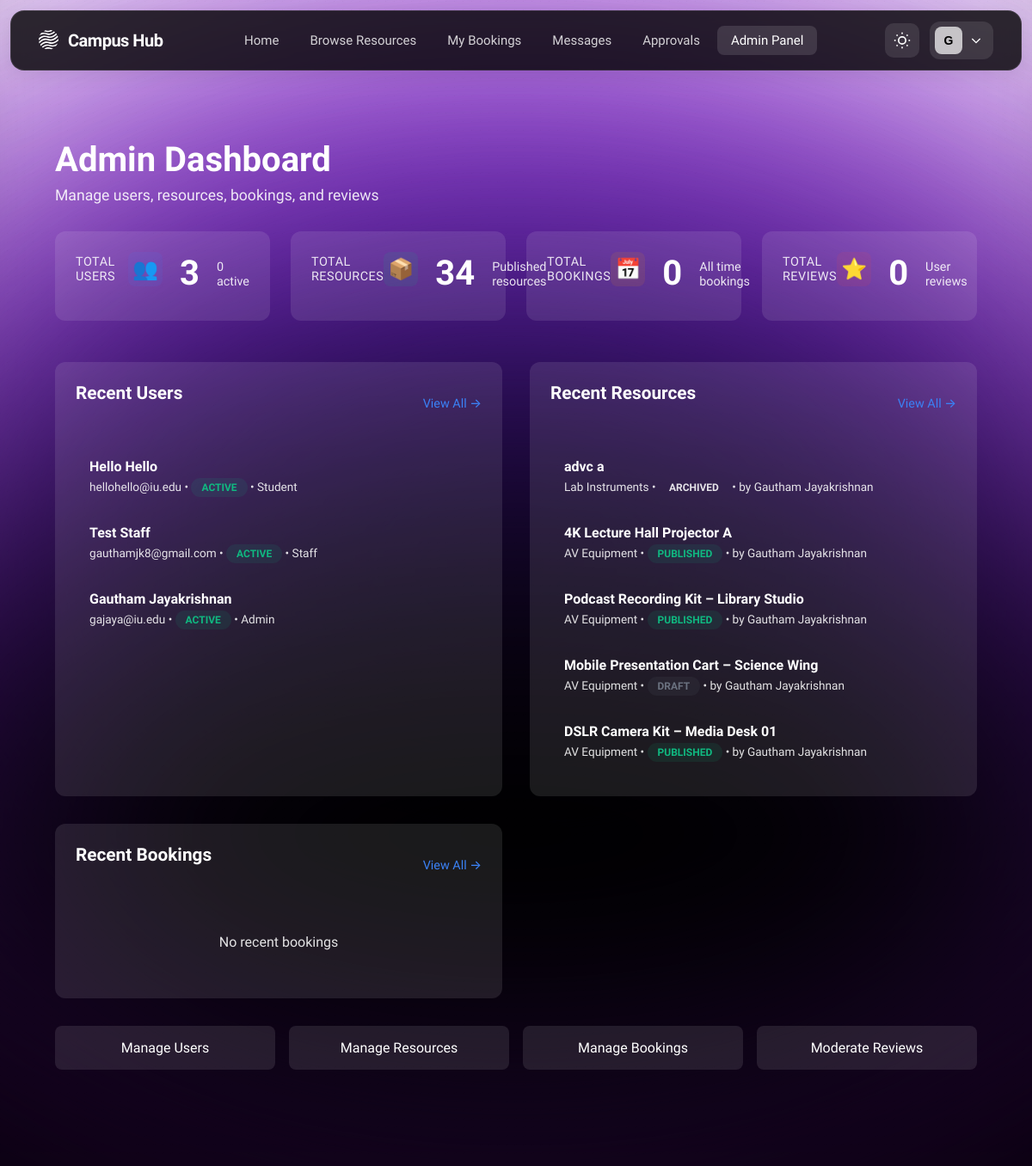
The app's page /admin/dashboard (signed in), older data.
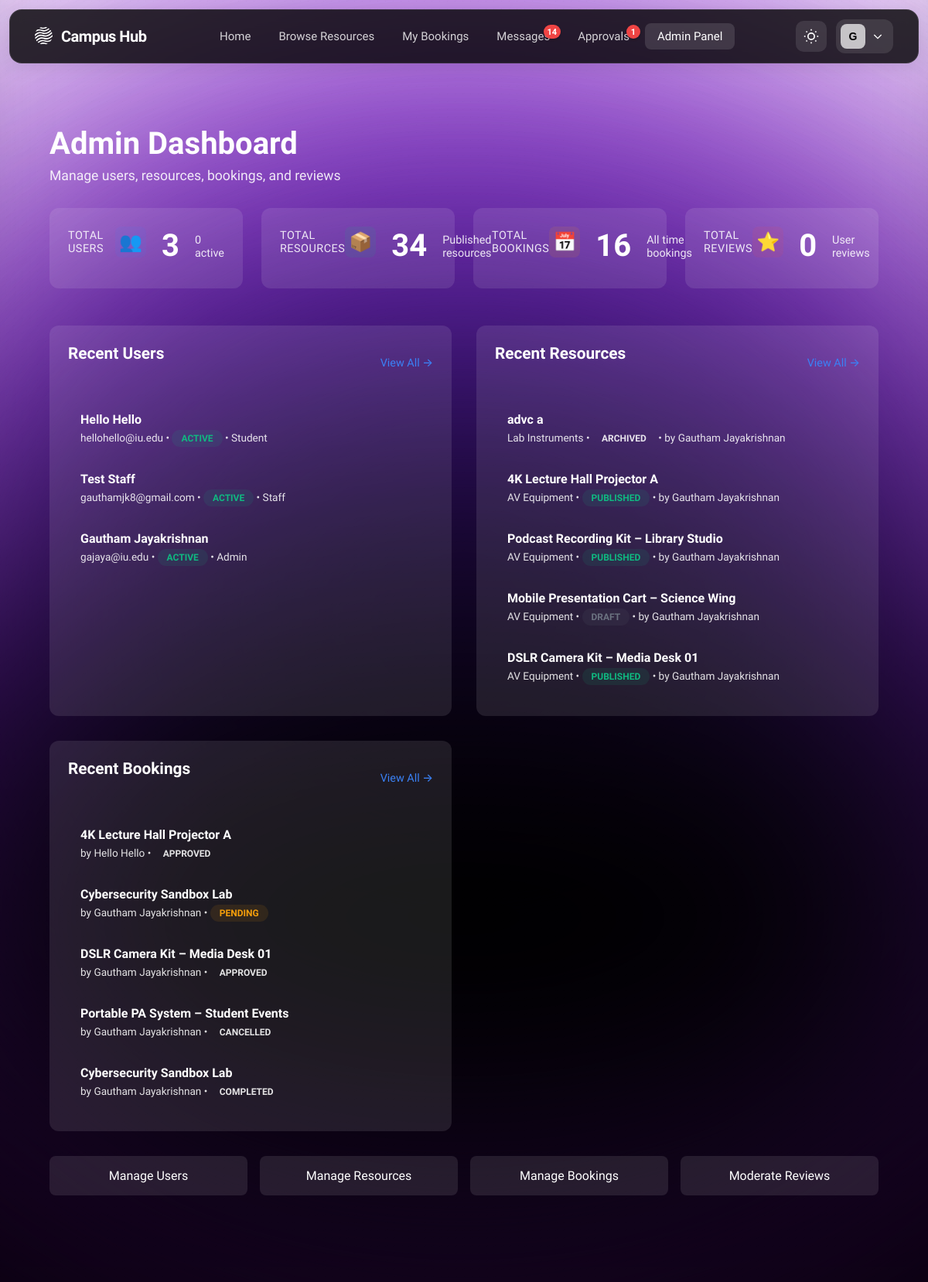
The same page, newer data.
### tables this page shows
CREATE TABLE users (
    user_id INTEGER PRIMARY KEY AUTOINCREMENT,
    name TEXT NOT NULL,
    email TEXT NOT NULL UNIQUE,
    password_hash TEXT NOT NULL,
    role TEXT NOT NULL CHECK (role IN ('student','staff','admin')),
    profile_image TEXT,
    department_id INTEGER REFERENCES departments(department_id),
    email_verified BOOLEAN NOT NULL DEFAULT 0,
    verification_token TEXT,
    verification_token_expires DATETIME,
    reset_password_token TEXT,
    reset_password_expires DATETIME,
    created_at DATETIME DEFAULT CURRENT_TIMESTAMP,
    updated_at DATETIME
, is_banned INTEGER DEFAULT 0, last_login TIMESTAMP);

CREATE TABLE resources (
    resource_id INTEGER PRIMARY KEY AUTOINCREMENT,
    owner_type TEXT NOT NULL CHECK (owner_type IN ('user','group')),
    owner_id INTEGER NOT NULL,  -- Polymorphic FK: user_id when owner_type='user', group_id when owner_type='group'
    title TEXT NOT NULL,
    description TEXT,
    category_id INTEGER REFERENCES resource_categories(category_id),
    location TEXT,
    capacity INTEGER CHECK (capacity > 0 OR capacity IS NULL),  -- NULL for resources without capacity limits
    status TEXT NOT NULL DEFAULT 'draft' CHECK (status IN ('draft','published','archived')),
    availability_mode TEXT NOT NULL DEFAULT 'rules' CHECK (availability_mode IN ('rules','open','by-request')),
    requires_approval BOOLEAN NOT NULL DEFAULT 0,
    created_at DATETIME DEFAULT CURRENT_TIMESTAMP,
    updated_at DATETIME
, images TEXT, availability_rules TEXT);

CREATE TABLE resource_categories (
    category_id INTEGER PRIMARY KEY AUTOINCREMENT,
    name TEXT NOT NULL,
    description TEXT,
    icon TEXT,
    created_at DATETIME DEFAULT CURRENT_TIMESTAMP
);

CREATE TABLE bookings (
    booking_id INTEGER PRIMARY KEY AUTOINCREMENT,
    resource_id INTEGER NOT NULL REFERENCES resources(resource_id) ON DELETE RESTRICT,
    requester_id INTEGER NOT NULL REFERENCES users(user_id) ON DELETE RESTRICT,
    start_datetime DATETIME NOT NULL,
    end_datetime DATETIME NOT NULL,
    status TEXT NOT NULL DEFAULT 'pending' CHECK (status IN ('pending','approved','rejected','cancelled','completed')),
    approval_required BOOLEAN NOT NULL DEFAULT 0,
    notes TEXT,
    created_at DATETIME DEFAULT CURRENT_TIMESTAMP,
    updated_at DATETIME,
    CHECK (end_datetime > start_datetime)
);

### src/controllers/admin_controller.py (the view)
@admin_bp.route('/dashboard')
@login_required
@role_required('admin')
def dashboard():
    try:
        stats = {
            'total_users': UserDAL.count_all_users(),
            'active_users': UserDAL.count_active_users(),
            'pending_users': UserDAL.count_pending_users(),
            'total_resources': ResourceDAL.count_all_resources(),
            'pending_resources': ResourceDAL.count_pending_resources(),
            'total_bookings': BookingDAL.count_all_bookings(),
            'pending_bookings': BookingDAL.count_pending_bookings(),
            'total_reviews': ReviewDAL.count_all_reviews(),
            'pending_reviews': ReviewDAL.count_pending_reviews()
        }
        recent_users = UserDAL.get_recent_users(limit=5)
        recent_resources = ResourceDAL.get_recent_resources(limit=5)
        recent_bookings = BookingDAL.get_recent_bookings(limit=5)
        return render_template(
            'admin/dashboard.html',
            stats=stats,
            recent_users=recent_users,
            recent_resources=recent_resources,
            recent_bookings=recent_bookings
        )
    except Exception as e:
        logger.error(f"Error loading admin dashboard: {str(e)}", exc_info=True)
        flash('Error loading dashboard.', 'danger')
        return redirect(url_for('main.index'))

### src/app.py (called while the page is built)
def init_extensions(app):
    csrf.init_app(app)
    login_manager.init_app(app)
    login_manager.login_view = 'auth.login'  # Redirect to login page if not authenticated
    login_manager.login_message = 'Please log in to access this page.'
    login_manager.login_message_category = 'info'
    @login_manager.user_loader
    def load_user(user_id):
        from src.data_access.user_dal import UserDAL
        from src.models.user import User
        user_data = UserDAL.get_user_by_id(int(user_id))
        if user_data:
            return User(user_data)
        return None

### src/data_access/base_dal.py (called while the page is built)
    @classmethod
    def get_db_path(cls) -> str:
        if cls._db_path is None:
            base_dir = Path(__file__).parent.parent.parent
            cls._db_path = str(base_dir / 'campus_resource_hub.db')
        return cls._db_path

    @classmethod
    def execute_query(cls, query: str, params: Tuple = ()) -> List[Dict[str, Any]]:
        with cls.get_connection() as conn:
            cursor = conn.cursor()
            cursor.execute(query, params)
            rows = cursor.fetchall()
            return [dict(row) for row in rows]

### src/models/user.py (called while the page is built)
    @property
    def user_id(self) -> int:
        return self._user_id

### src/templates/admin/dashboard.html (shortened to what the changed rows need)
{% extends 'base.html' %}
{% block content %}
<div class="admin-container">
    <div class="admin-header">
        <h1>Admin Dashboard</h1>
    </div>
    <div class="stats-grid">
        <div class="stat-card">
            <div class="stat-header">
                <span class="stat-title">Total Bookings</span>
                <div class="stat-icon bookings">📅</div>
            </div>
            <div class="stat-value">{{ stats.total_bookings }}</div>
            <div class="stat-label">All time bookings</div>
        </div>
    </div>
    <div class="sections-grid">
        <div class="section-card">
            <div class="section-header">
                <h2 class="section-title">Recent Users</h2>
            </div>
            {% if recent_users %}
            <ul class="recent-list">
                {% for user in recent_users %}
                <li class="recent-item">
                    <div class="item-title">{{ user.name }}</div>
                    <div class="item-meta">
                        {{ user.email }} •
                        <span class="status-badge {{ user.status }}">{{ user.status }}</span> •
                        {{ user.role.capitalize() }}
                    </div>
                </li>
                {% endfor %}
            </ul>
            {% else %}
            <div class="empty-state">No recent users</div>
            {% endif %}
        </div>
        <div class="section-card">
            <div class="section-header">
                <h2 class="section-title">Recent Resources</h2>
            </div>
            {% if recent_resources %}
            <ul class="recent-list">
                {% for resource in recent_resources %}
                <li class="recent-item">
                    <div class="item-title">{{ resource.title }}</div>
                    <div class="item-meta">
                        {{ resource.category }} •
                        <span class="status-badge {{ resource.status }}">{{ resource.status }}</span> •
                        by {{ resource.owner_name }}
                    </div>
                </li>
                {% endfor %}
            </ul>
            {% else %}
            <div class="empty-state">No recent resources</div>
            {% endif %}
        </div>
        <div class="section-card">
            <div class="section-header">
                <h2 class="section-title">Recent Bookings</h2>
                <a href="{{ url_for('admin.bookings') }}" class="view-all-link">View All →</a>
            </div>
            {% if recent_bookings %}
            <ul class="recent-list">
                {% for booking in recent_bookings %}
                <li class="recent-item">
                    <div class="item-title">{{ booking.resource_title }}</div>
                    <div class="item-meta">
                        by {{ booking.user_name }} •
                        <span class="status-badge {{ booking.status }}">{{ booking.status }}</span>
                    </div>
                </li>
                {% endfor %}
            </ul>
            {% else %}
            <div class="empty-state">No recent bookings</div>
            {% endif %}
        </div>
    </div>
</div>
{% endblock %}

### src/templates/base.html (shortened to what the changed rows need)
<!DOCTYPE html>
<html lang="en" data-theme="dark">
<head>
    <link rel="stylesheet" href="{{ url_for('static', filename='css/home.css') }}">
</head>
<body>
    <div class="background-effects">
        <div class="gradient-ellipse-1">
            <div style="position: absolute; inset: -31.25% -24.81%;">
            </div>
        </div>
        <div class="gradient-ellipse-2">
            <div style="position: absolute; inset: -41.49% -30.77%;">
            </div>
        </div>
        <div class="gradient-ellipse-3">
            <div style="position: absolute; inset: -62.11% -38.17%;">
            </div>
        </div>
        <div class="gradient-ellipse-4">
            <div style="position: absolute; inset: -37.04% -24.07%;">
            </div>
        </div>
    </div>
    <nav class="navbar">
        <div class="navbar-container">
            <div class="navbar-center">
                {% if current_user.is_authenticated %}
                    <a href="{{ url_for('message.inbox') }}" class="nav-link {% if request.endpoint and request.endpoint.startswith('message.') %}active{% endif %}" style="position: relative;">
                        Messages
                        {% if unread_messages > 0 %}
                            <span class="notification-badge" id="message-badge">{{ unread_messages if unread_messages < 100 else '99+' }}</span>
                        {% else %}
                            <span class="notification-badge" id="message-badge" style="display: none;"></span>
                        {% endif %}
                    </a>
                    {% if current_user.role in ['staff', 'admin'] %}
                        <a href="{{ url_for('booking.pending_approvals') }}" class="nav-link {% if request.endpoint == 'booking.pending_approvals' %}active{% endif %}" style="position: relative;">
                            Approvals
                            {% if pending_approvals and pending_approvals > 0 %}
                                <span id="approvals-badge" class="notification-badge">{{ pending_approvals if pending_approvals < 100 else '99+' }}</span>
                            {% else %}
                                <span id="approvals-badge" class="notification-badge" style="display: none;"></span>
                            {% endif %}
                        </a>
                    {% endif %}
                {% endif %}
            </div>
            <div class="navbar-right">
                {% if current_user.is_authenticated %}
                <div class="account-dropdown">
                    <button class="account-button" onclick="toggleAccountMenu()">
                        <div class="account-avatar">
                            {{ current_user.name[0].upper() }}
                        </div>
                        <svg class="chevron-icon" fill="none" stroke="currentColor" stroke-width="2" viewBox="0 0 24 24">
                            <path d="M19 9l-7 7-7-7"/>
                        </svg>
                    </button>
                </div>
                {% endif %}
            </div>
        </div>
    </nav>
    <main class="main-content">
        {% block content %}{% endblock %}
    </main>
</body>
</html>

Row changes from the older to the newer data that the page shows:
added bookings: resource_title "4K Lecture Hall Projector A", user_name "Hello Hello", status "APPROVED"
added bookings: resource_title "Cybersecurity Sandbox Lab", user_name "Gautham Jayakrishnan", status "PENDING"
added bookings: resource_title "DSLR Camera Kit – Media Desk 01", user_name "Gautham Jayakrishnan", status "APPROVED"
added bookings: resource_title "Portable PA System – Student Events", user_name "Gautham Jayakrishnan", status "CANCELLED"
added bookings: resource_title "Cybersecurity Sandbox Lab", user_name "Gautham Jayakrishnan", status "COMPLETED"
Text that changed along with them:
{{ unread_messages if unread_messages < 100 else '99+' }}: (not shown) → "14"
{{ pending_approvals if pending_approvals < 100 else '99+' }}: (not shown) → "1"
{{ stats.total_bookings }}: "0" → "16"
text no longer shown: "No recent bookings"
